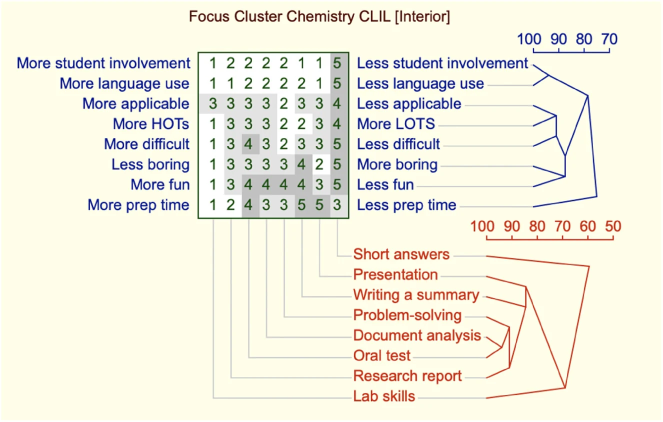
#> input picture assets/images/clil-chemistry-focus-grid.webp, 1325 x 843 px, given in place of home-hero-campus.webp, which was not available (shown at 1/2 size)
$ python make_og_images.py
#> lines starting #> are read from the running program, lines starting #| are printed output that depends on the picture; pictures that were not available may be replaced by others from this repository, and a replacement may not be noted
"""Make the 1200x630 JPEG share images that Facebook, LINE and X show when a page is shared.

Facebook reads JPEG and PNG reliably but not always WebP, so every cover in assets/images/*.webp gets a
JPEG twin at assets/images/og/<same name>.jpg, and assets/images/og-default.jpg is made from the campus
photo for pages without a cover. share_image_path() in includes/functions.php picks the twin by file name.

Usage (after adding or changing a cover image, before uploading):
    pip install pillow
    python3 tools/make_og_images.py

A cover that would have to be enlarged by more than 1.4x to fill the card is placed whole on the dark
purple of the theme instead of being cropped and stretched, so it stays sharp.
"""
import sys
from pathlib import Path

try:
    from PIL import Image
except ImportError:
    sys.exit('Pillow is not installed. Run: pip install pillow')

base = Path(__file__).resolve().parents[1]
images = base / 'assets' / 'images'
W, H = 1200, 630
PURPLE = (44, 16, 56)
SKIP = {'header-logo', 'og-default'}
SKIP_PREFIXES = ('hero-', 'home-hero')  # page banners, never a post cover
DEFAULT_SOURCE = 'home-hero-campus'  # the faculty building: recognisable on every page that has no cover
MAX_BYTES = 300 * 1024


def card(source: Path) -> Image.Image:
    image = Image.open(source).convert('RGB')
#> image is the input picture: PIL image 1325x843 RGB; mean R, G, B 241.5, 238.7, 223.8
    scale = max(W / image.width, H / image.height)
#> scale = 0.906
    if scale <= 1.4:  # crop to fill
        resized = image.resize((round(image.width * scale), round(image.height * scale)), Image.LANCZOS)
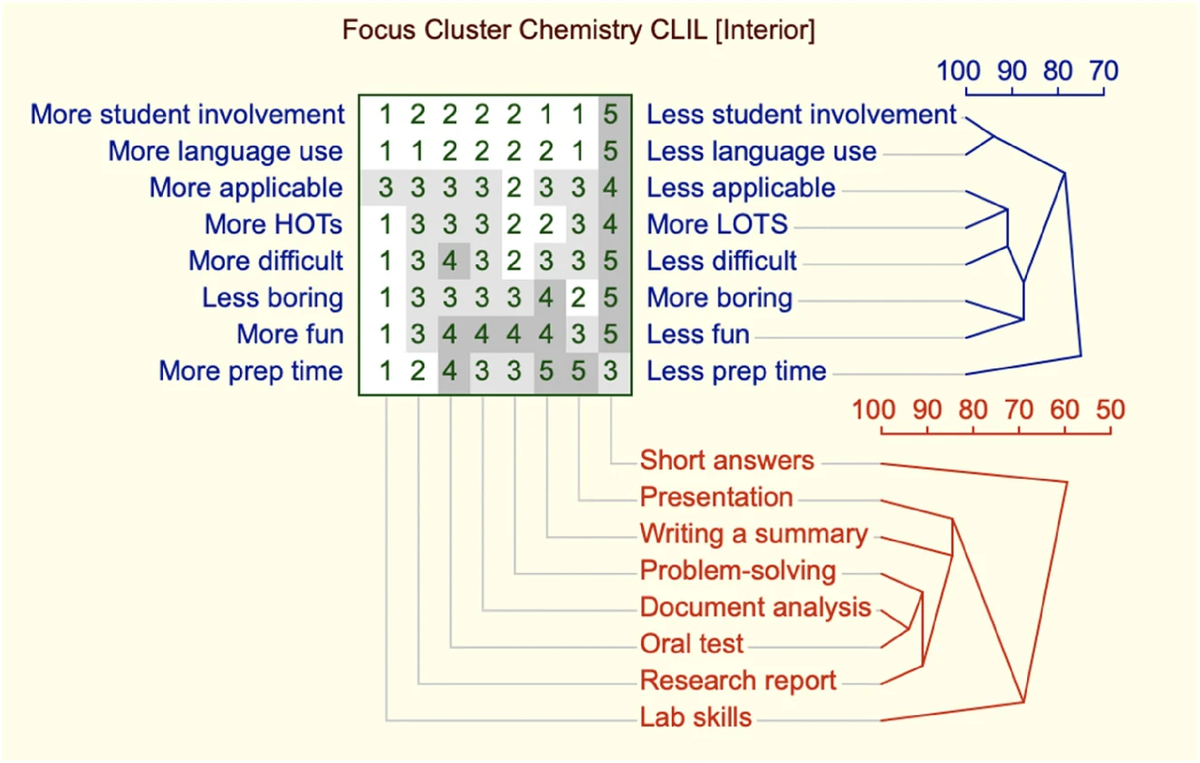
#> resized: PIL image 1200x763 RGB; mean R, G, B 241.5, 238.7, 223.8
        left, top = (resized.width - W) // 2, (resized.height - H) // 2
#> left = 0; top = 66
        return resized.crop((left, top, left + W, top + H))
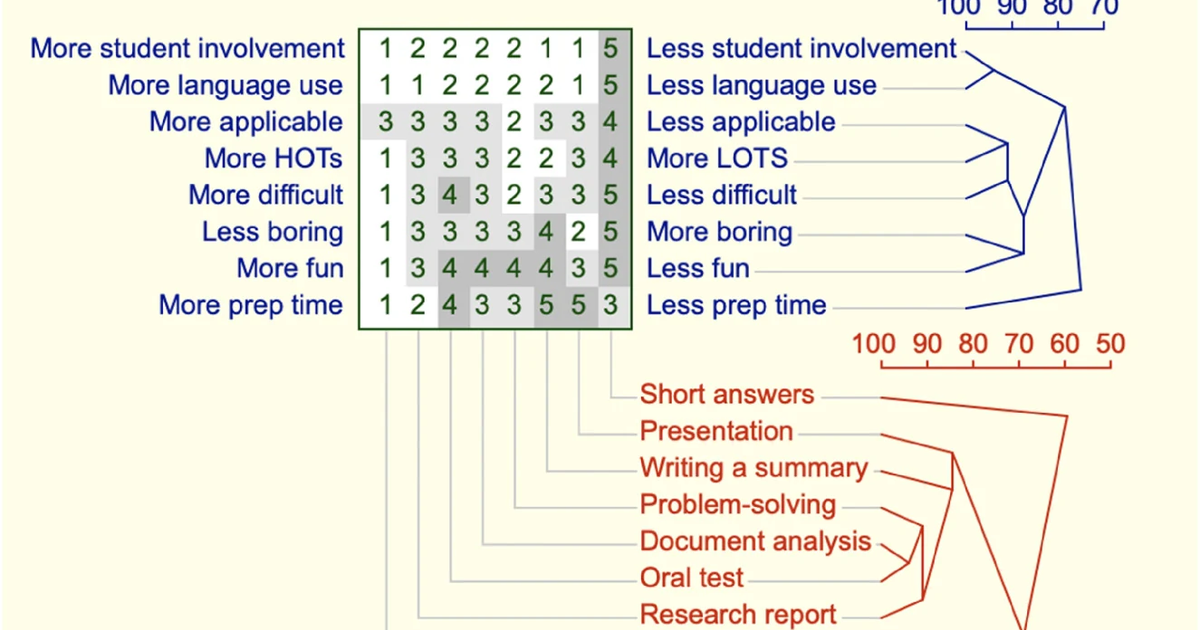
#> returned value: PIL image 1200x630 RGB; mean R, G, B 239.7, 237.1, 223
    fit = min(W / image.width, H / image.height, 1.0)  # keep whole, never enlarge
    resized = image.resize((round(image.width * fit), round(image.height * fit)), Image.LANCZOS)
    canvas = Image.new('RGB', (W, H), PURPLE)
    canvas.paste(resized, ((W - resized.width) // 2, (H - resized.height) // 2))
    return canvas


def save(image: Image.Image, target: Path) -> int:
    for quality in (88, 82, 76, 70, 62):
        image.save(target, 'JPEG', quality=quality, optimize=True, progressive=True)
        if target.stat().st_size <= MAX_BYTES:
            break
#> this loop made 1 pass
#> quality on pass 1: 88
    return target.stat().st_size


def main() -> None:
    (images / 'og').mkdir(exist_ok=True)
    size = save(card(images / (DEFAULT_SOURCE + '.webp')), images / 'og-default.jpg')
#> size = 163566
    print(f'og-default.jpg {size // 1024} KB')
#| og-default.jpg 159 KB
    for source in sorted(images.glob('*.webp')):
        if source.stem in SKIP or source.stem.startswith(SKIP_PREFIXES):
            continue
        size = save(card(source), images / 'og' / (source.stem + '.jpg'))
#> the loop in save (call 2), `for quality in (88, 82, 76, 70, 62):` made 1 pass
#> size = 109624
        print(f'og/{source.stem}.jpg {size // 1024} KB')
#| og/clil-chemistry-focus-grid.jpg 107 KB
#> pass 2 of the loop in main, `for source in sorted(images.glob('*.webp')):`:
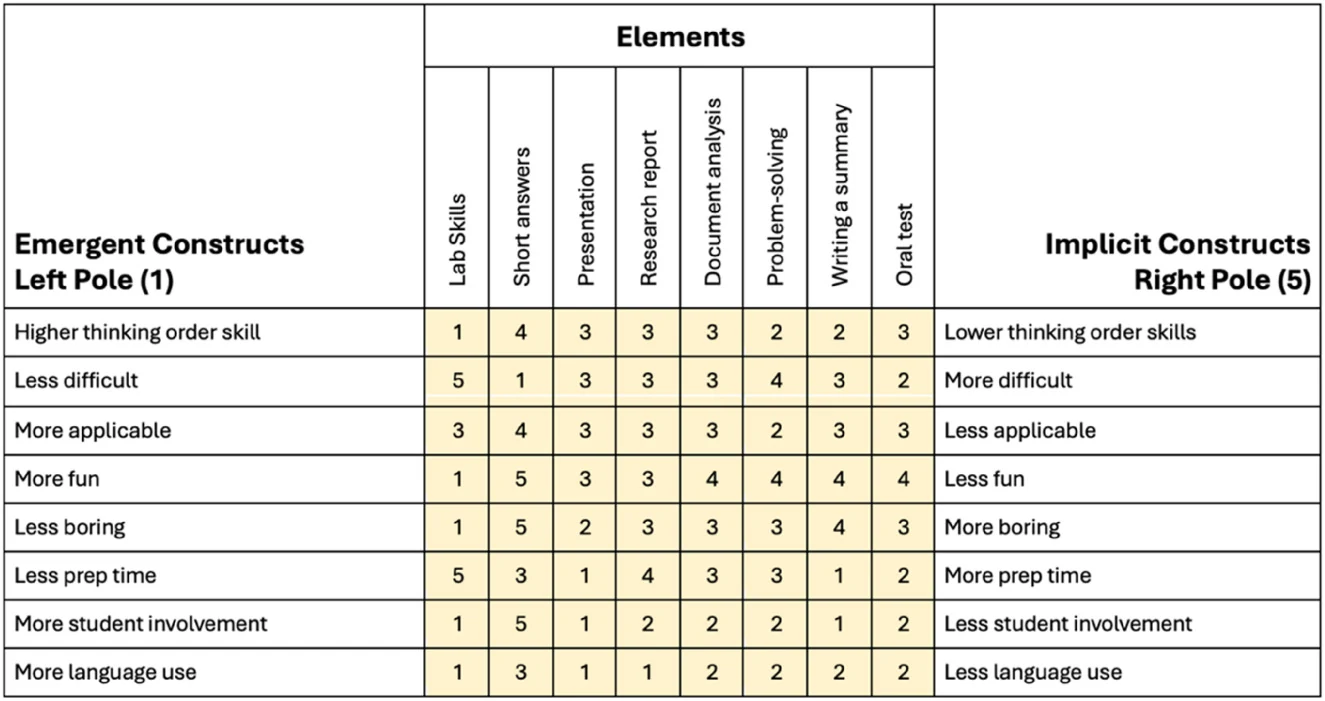
#> input picture assets/images/clil-completed-repertory-grid.webp, 1325 x 701 px
#> in card, image is the input picture: PIL image 1325x701 RGB; mean R, G, B 235.1, 233, 225.8
#> in card (call 3), `resized = image.resize((round(image.width * scale), round(image.height..`:
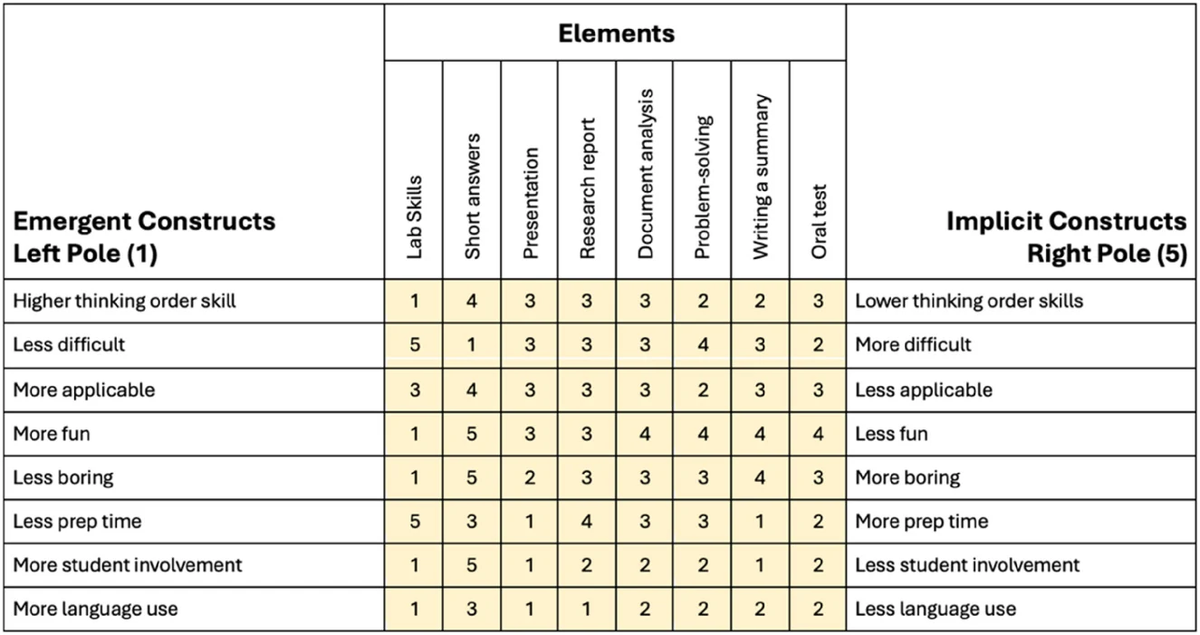
#> resized: PIL image 1200x635 RGB; mean R, G, B 234.9, 232.9, 225.7
#> in card (call 3), `return resized.crop((left, top, left + W, top + H))`:
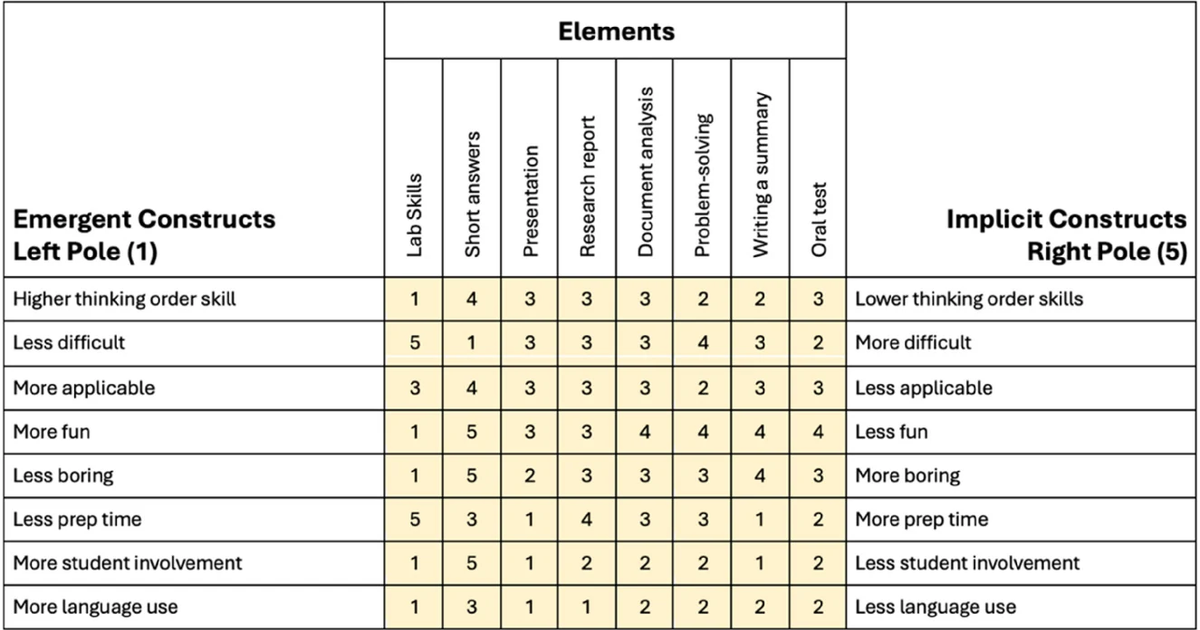
#> returned value: PIL image 1200x630 RGB; mean R, G, B 234.8, 232.8, 225.5
#> the loop in save, `for quality in (88, 82, 76, 70, 62):` made 1 pass


#> (the run stopped early here; a loop or call above may not have finished)
